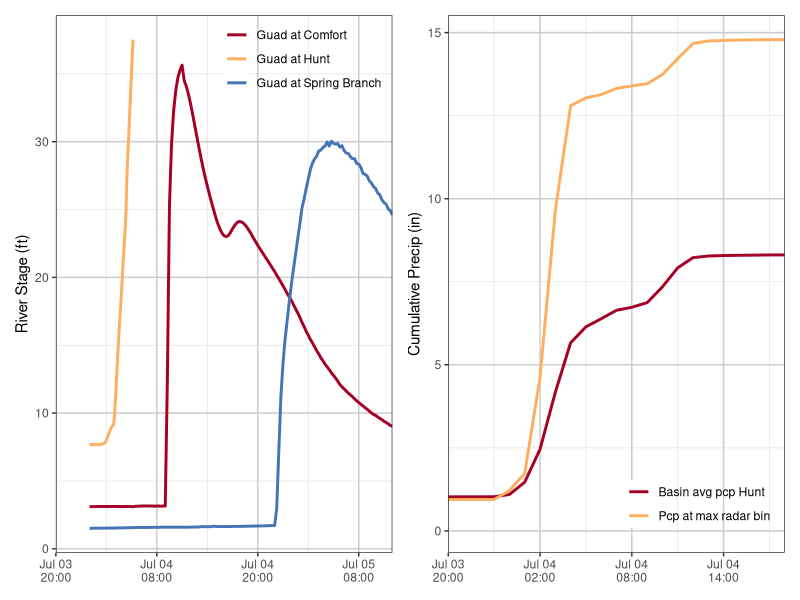

Write the R code that produced this figure.
library(tidyverse)
library(patchwork)
library(RColorBrewer)

# First panel: 3 lines
flow <- read_csv("./scripts/gage_data.csv") |>
  mutate(cdt = force_tz(ymd_hms(paste(date, time)), tzone = "America/Chicago")) |>
  relocate(cdt, .before = everything())

# Second panel: 2 lines
hyet <- read_csv("./scripts/hyet_data.csv")|>
  mutate(cdt = with_tz(time,"America/Chicago")) |>
  select(-1)|>
  relocate(cdt, .before = everything())|>
  filter(rain_type == "hunt basin avg cumulative" | rain_type =="max radar bin cumulative")

#hyet_cdt <- hyet 

# RdYlBu with 3 colors for panel 1, 2 for panel 2
# Full 11-color diverging palette
all_colors <- brewer.pal(11, "RdYlBu")

# Remove the middle (yellowish) color
custom_colors <- all_colors[c(1:4, 7:11)]  # Skips index 5 and 6 (the yellow center)

# Assign subset (e.g., 3 colors from red to blue, no yellow)
my_colors <- custom_colors[c(1, 4, 8)]  # Adjust indexes to taste


x_limits_flow <- force_tz(ymd_hm(c("2025-07-03 20:00", "2025-07-05 12:00")), tzone = "America/Chicago")
x_limits_hyet <- force_tz(ymd_hm(c("2025-07-03 20:00", "2025-07-04 18:00")), tzone = "America/Chicago")

# Panel 1 Plot
p1 <- ggplot(flow, aes(x = cdt, y = height, color = gage_name)) +
  geom_line(size = 1) +
  scale_color_manual(values = my_colors,
                     labels = c("Guad at Comfort", "Guad at Hunt", "Guad at Spring Branch")) +
  labs(y = "River Stage (ft)", x = NULL) +
  scale_x_datetime(
    limits = x_limits_flow,
    expand = c(0, 0),
    date_breaks = "12 hours",
    date_labels = "%b %d\n%H:%M"
  ) +
  theme_bw() +
  theme(panel.grid.major = element_line(color = "gray80"),
        panel.grid.minor = element_line(color = "gray90"))

# Panel 2 Plot
p2 <- ggplot(hyet, aes(x = cdt, y = rain_in, color = graph_name)) +
  geom_line(size = 1) +
  scale_color_manual(values = my_colors,
                     labels = c("Basin avg pcp Hunt", "Pcp at max radar bin")) +
  labs(y = "Cumulative Precip (in)", x = NULL) +
  scale_x_datetime(
    limits = x_limits_hyet,
    expand = c(0, 0),
    date_breaks = "6 hours",
    date_labels = "%b %d\n%H:%M"
  ) +
  theme_bw() +
  theme(panel.grid.major = element_line(color = "gray80"),
        panel.grid.minor = element_line(color = "gray90"))

p1 <- p1 + theme(
  legend.position = c(0.99, 1),
  legend.justification = c("right", "top"),
  legend.background = element_blank(),
  legend.title = element_blank()
)

p2 <- p2 + theme(
  legend.position = c(0.98, 0.15),
  legend.justification = c("right", "top"),
  legend.background = element_blank(),
  legend.title = element_blank()
)

final_plot<-p1 + p2   # stack vertically, combine legends

ggsave(
  filename = "flood_plot_linkedin.png",
  plot = final_plot,
  width = 2000,
  height = 2000,
  units = "px",
  dpi = 300,
  bg = "white"  # ensures transparent legends don’t render weird
)


